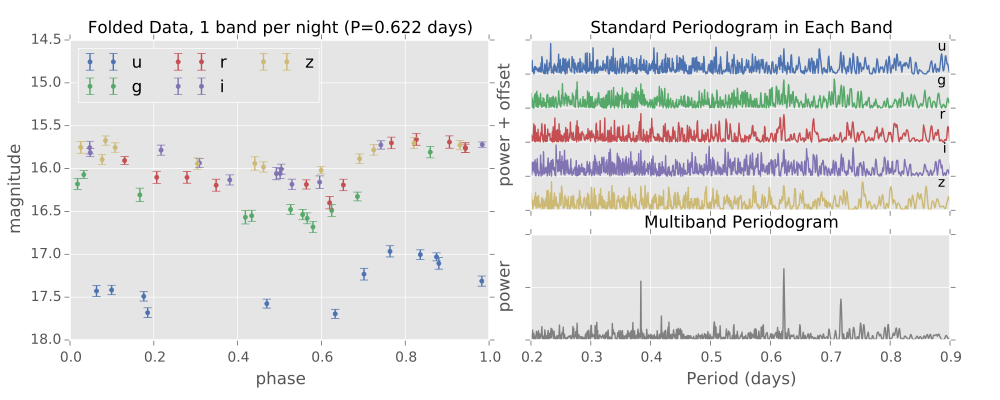

The Python source for this figure:
import numpy as np
import matplotlib.pyplot as plt
import matplotlib as mpl

mpl.style.use('ggplot')
mpl.rc('axes', color_cycle=["#4C72B0", "#55A868", "#C44E52",
                            "#8172B2", "#CCB974"])

from gatspy import datasets, periodic

# Choose a Sesar 2010 object to base our fits on
lcid = 1019544
rrlyrae = datasets.RRLyraeGenerated(lcid, random_state=0)

# Generate data in a 6-month observing season
Nobs = 60
rng = np.random.RandomState(0)

nights = np.arange(180)
rng.shuffle(nights)
nights = nights[:Nobs]

t = 57000 + nights + 0.05 * rng.randn(Nobs)
dy = 0.06 + 0.01 * rng.randn(Nobs)
mags = np.array([rrlyrae.generated(band, t, err=dy, corrected=False)
                 for band in 'ugriz'])

# Alternate between the five bands. Because the times are randomized,
# the filter orders will also be randomized.
filts = np.take(list('ugriz'), np.arange(Nobs), mode='wrap')
mags = mags[np.arange(Nobs) % 5, np.arange(Nobs)]
masks = [(filts == band) for band in 'ugriz']

periods = np.linspace(0.2, 0.9, 1000)
model = periodic.NaiveMultiband(BaseModel=periodic.LombScargleFast)
model.fit(t, mags, dy, filts)
P = model.scores(periods)

fig = plt.figure(figsize=(10, 4))
gs = plt.GridSpec(5, 2, left=0.07, right=0.95, bottom=0.15,
                  wspace=0.1, hspace=0.6)
ax = [fig.add_subplot(gs[:, 0]),
      fig.add_subplot(gs[:-2, 1]),
      fig.add_subplot(gs[-2:, 1])]

for band, mask in zip('ugriz', masks):
    ax[0].errorbar((t[mask] / rrlyrae.period) % 1, mags[mask], dy[mask],
                   fmt='.', label=band)
ax[0].set_ylim(18, 14.5)
ax[0].legend(loc='upper left', fontsize=12, ncol=3)
ax[0].set_title('Folded Data, 1 band per night (P={0:.3f} days)'
                ''.format(rrlyrae.period), fontsize=12)
ax[0].set_xlabel('phase')
ax[0].set_ylabel('magnitude')

for i, band in enumerate('ugriz'):
    offset = 4 - i
    ax[1].plot(periods, P[band] + offset, lw=1)
    ax[1].text(0.89, 1 + offset, band, fontsize=10, ha='right', va='top')
ax[1].set_title('Standard Periodogram in Each Band', fontsize=12)
ax[1].yaxis.set_major_formatter(plt.NullFormatter())
ax[1].xaxis.set_major_formatter(plt.NullFormatter())
ax[1].set_ylabel('power + offset')

LS_multi = periodic.LombScargleMultiband(Nterms_base=1, Nterms_band=0)
LS_multi.fit(t, mags, dy, filts)
P_multi = LS_multi.periodogram(periods)
ax[2].plot(periods, P_multi, lw=1, color='gray')

ax[2].set_title('Multiband Periodogram', fontsize=12)
ax[2].set_yticks([0, 0.5, 1.0])
ax[2].set_ylim(0, 1.0)
ax[2].yaxis.set_major_formatter(plt.NullFormatter())
ax[2].set_xlabel('Period (days)')
ax[2].set_ylabel('power')
